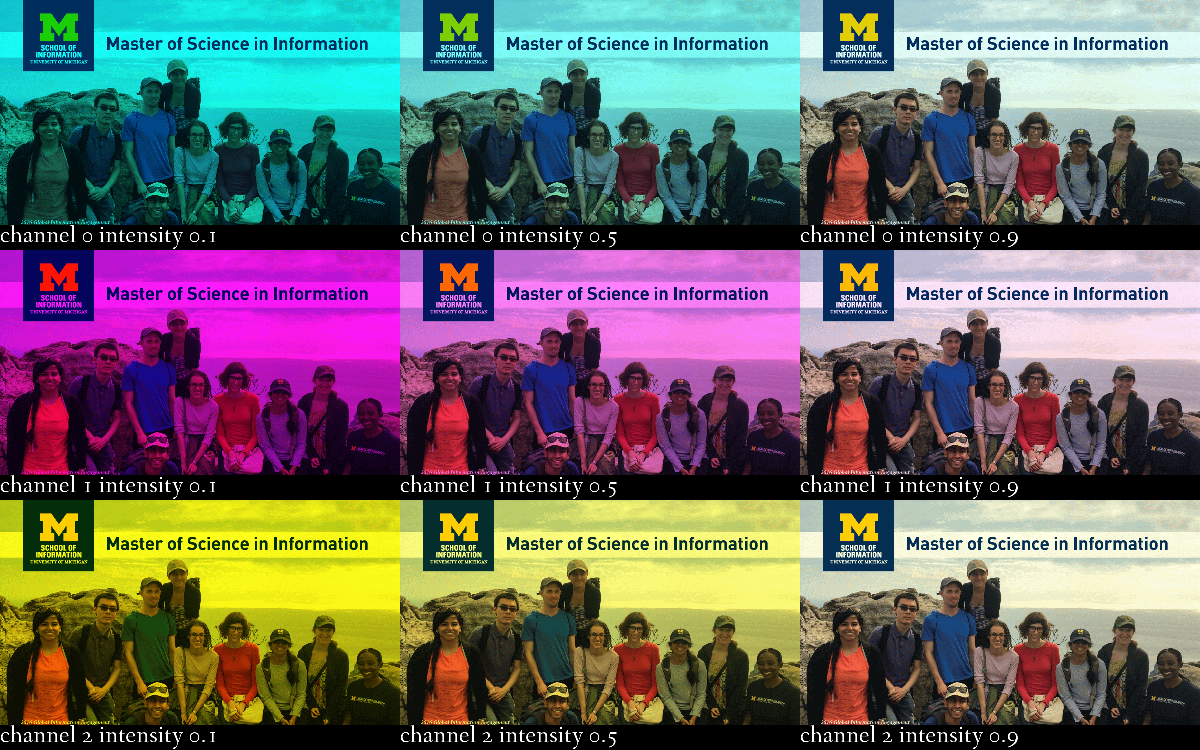

Source code (Python):
import PIL
from PIL import Image
from PIL import ImageEnhance
from PIL import ImageDraw
from PIL import ImageFont
from IPython.display import display


# read image and convert to RGB
image=Image.open("readonly/msi_recruitment.gif")
image=image.convert('RGB')

width, height = image.size
fonts = ImageFont.truetype('readonly/fanwood-webfont.ttf',50)

images=[]
intensity = [0.1,0.5,0.9]
for i in range(1,4):
    for val in intensity :
        newim = Image.new(image.mode,(width,height+50))
        caption = ImageDraw.Draw(newim)
        caption.text((0, newim.height - 50), 'channel {} intensity {}'
                         .format(i-1, val), font=fonts, fill=(255, 255, 255))
        im = image.copy()
        for x in range(height) :
            for y in range(width) :
                if i == 1 :
                    cur = im.getpixel((y,x))
                    r,g,b = cur
                    r = int(r*val)
                    newim.putpixel((y,x),(r,g,b))
                elif i == 2 :
                    cur = im.getpixel((y,x))
                    r,g,b = cur
                    g = int(g*val)
                    newim.putpixel((y,x),(r,g,b))
                else :
                    cur = im.getpixel((y,x))
                    r,g,b = cur
                    b = int(b*val)
                    newim.putpixel((y,x),(r,g,b))
        images.append(newim)

# create a contact sheet from different brightnesses
first_image=images[0]
contact_sheet=PIL.Image.new(first_image.mode, (first_image.width*3,first_image.height*3))
x=0
y=0


for img in images:
    # Lets paste the current image into the contact sheet
    contact_sheet.paste(img, (x, y) )
    # Now we update our X position. If it is going to be the width of the image, then we set it to 0
    # and update Y as well to point to the next "line" of the contact sheet.
    if x+first_image.width == contact_sheet.width:
        x=0
        y=y+first_image.height
    else:
        x=x+first_image.width

# resize and display the contact sheet
contact_sheet = contact_sheet.resize((int(contact_sheet.width/2),int(contact_sheet.height/2) ))
display(contact_sheet)
